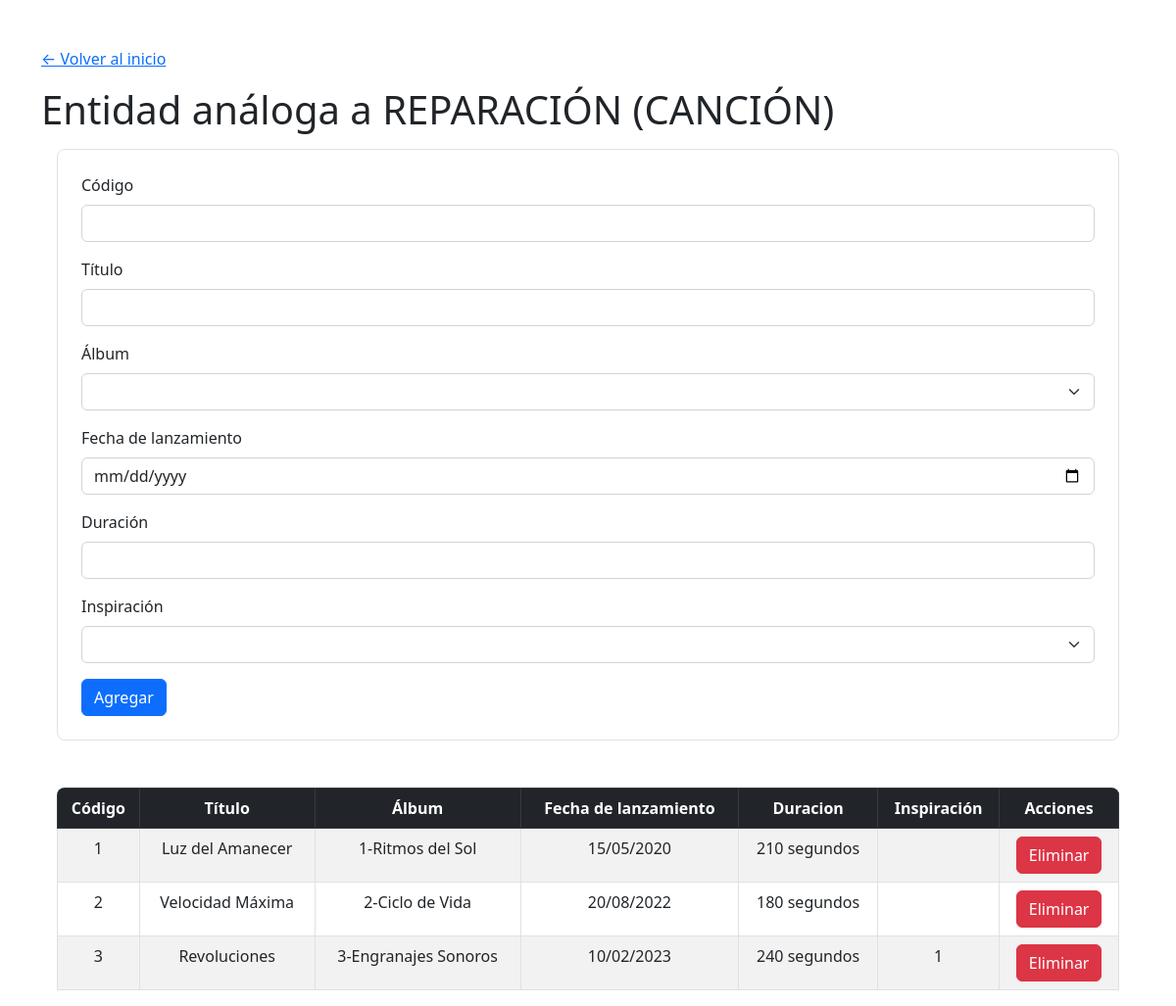
Screenshot of /cancion/proyecto.php with the database file from the repository.
### tables this page shows
CREATE TABLE CANCION(
    CODIGO INT PRIMARY KEY,
    TITULO VARCHAR(30) NOT NULL,
    FECHA_LANZAMIENTO DATE NOT NULL,
    DURACION INT NOT NULL,
    CODIGO_ALBUM INT,
    CODIGO_INSPIRACION INT, 
    FOREIGN KEY(CODIGO_INSPIRACION) REFERENCES CANCION(CODIGO),
    FOREIGN KEY(CODIGO_ALBUM) REFERENCES ALBUM(CODIGO),

    CHECK(CODIGO != CODIGO_INSPIRACION),
    CHECK(CODIGO >= 0),
    CHECK(CODIGO_ALBUM >= 0),
    CHECK(CODIGO_INSPIRACION >= 0),
    CHECK(DURACION >= 0)
);

CREATE TABLE ALBUM(
    CODIGO INT PRIMARY KEY,
    TITULO VARCHAR(30) NOT NULL,
    ANO_LANZAMIENTO INT NOT NULL,
    CREDITOS VARCHAR(255) NOT NULL,
    CODIGO_ARTISTA INT NOT NULL,
    FOREIGN KEY (CODIGO_ARTISTA) REFERENCES ARTISTA(CODIGO),
    CHECK(CODIGO >= 0),
    CHECK(CODIGO_ARTISTA >= 0),
    CHECK(ANO_LANZAMIENTO > 0)
);

### album/empresa_select.php (called while the page is built, shortened)
<?php
require('../config/conexion.php');
$query = "SELECT ALBUM.CODIGO, ALBUM.TITULO, ALBUM.ANO_LANZAMIENTO, ALBUM.CREDITOS, ALBUM.CODIGO_ARTISTA,
                 ARTISTA.NOMBRE_ARTISTICO
          FROM ALBUM
          JOIN ARTISTA ON ALBUM.CODIGO_ARTISTA = ARTISTA.CODIGO";
$resultadoEmpresa = mysqli_query($conn, $query) or die(mysqli_error($conn));

### cancion/proyecto_select.php (called while the page is built, shortened)
<?php
require('../config/conexion.php');
$query = "SELECT
    CANCION.CODIGO,
    CANCION.TITULO,
    CANCION.FECHA_LANZAMIENTO,
    CANCION.DURACION,
    CANCION.CODIGO_ALBUM,
    CANCION.CODIGO_INSPIRACION,
    ALBUM.TITULO AS NOMBRE_ALBUM
        FROM CANCION
        JOIN ALBUM ON CANCION.CODIGO_ALBUM = ALBUM.CODIGO;";
$resultadoProyecto = mysqli_query($conn, $query) or die(mysqli_error($conn));

### cancion/proyecto.php (the view, shortened to what this page needs)
<?php
include "../includes/header.php";
?>
<h1 class="mt-3">Entidad análoga a REPARACIÓN (CANCIÓN)</h1>
<div class="formulario p-4 m-3 border rounded-3">
    <form action="proyecto_insert.php" method="post" class="form-group">
        <div class="mb-3">
            <label for="codigo" class="form-label">Código</label>
            <input type="number" class="form-control" id="codigo" name="codigo" required>
        </div>
        <div class="mb-3">
            <label for="titulo" class="form-label">Título</label>
            <input type="text" class="form-control" id="titulo" name="titulo" required>
        </div>
        <div class="mb-3">
            <label for="album" class="form-label">Álbum</label>
            <select name="album" id="album" class="form-select">
                <option value="" selected disabled hidden></option>
                <?php
                require("../album/empresa_select.php");
                if($resultadoEmpresa):
                    foreach ($resultadoEmpresa as $fila):
                ?>
                <?php
                    endforeach;
                endif;
                ?>
            </select>
        </div>
        <div class="mb-3">
            <label for="fechalanzamiento" class="form-label">Fecha de lanzamiento</label>
            <input type="date" class="form-control" id="fechalanzamiento" name="fechalanzamiento" required>
        </div>
        <div class="mb-3">
            <label for="duracion" class="form-label">Duración</label>
            <input type="number" class="form-control" id="duracion" name="duracion" required>
        </div>
        <div class="mb-3">
            <label for="inspiracion" class="form-label">Inspiración</label>
            <select name="inspiracion" id="inspiracion" class="form-select">
                <option value="NULL" selected disabled hidden></option>
                <?php
                require("../cancion/proyecto_select.php");
                if($resultadoProyecto):
                    foreach ($resultadoProyecto as $fila):
                ?>
                <?php
                    endforeach;
                endif;
                ?>
            </select>
        </div>
        <button type="submit" class="btn btn-primary">Agregar</button>
    </form>
</div>
<?php
require("proyecto_select.php");
if($resultadoProyecto and $resultadoProyecto->num_rows > 0):
?>
<div class="tabla mt-5 mx-3 rounded-3 overflow-hidden">
    <table class="table table-striped table-bordered">
        <thead class="table-dark">
            <tr>
                <th scope="col" class="text-center">Código</th>
                <th scope="col" class="text-center">Título</th>
                <th scope="col" class="text-center">Álbum</th>
                <th scope="col" class="text-center">Fecha de lanzamiento</th>
                <th scope="col" class="text-center">Duracion</th>
                <th scope="col" class="text-center">Inspiración</th>
                <th scope="col" class="text-center">Acciones</th>
            </tr>
        </thead>
        <tbody>
            <?php
            foreach ($resultadoProyecto as $fila):
            ?>
            <tr>
                <td class="text-center"><?= $fila["CODIGO"]; ?></td>
                <td class="text-center"><?= $fila["TITULO"]; ?></td>
                <td class="text-center"><?= $fila["CODIGO_ALBUM"]; ?>-<?= $fila["NOMBRE_ALBUM"]; ?> </td>
                <td class="text-center"><?= date("d/m/Y", strtotime($fila["FECHA_LANZAMIENTO"])); ?></td>
                <td class="text-center"><?= $fila["DURACION"]; ?> segundos</td>
                <td class="text-center"><?= $fila["CODIGO_INSPIRACION"]; ?></td>
                <td class="text-center">
                    <form action="proyecto_delete.php" method="post">
                        <button type="submit" class="btn btn-danger">Eliminar</button>
                    </form>
                </td>
            </tr>
            <?php
            endforeach;
            ?>
        </tbody>
    </table>
</div>
<?php
endif;
include "../includes/footer.php";
?>

### rows the page displays
cancion: CODIGO "1", TITULO "Luz del Amanecer", CODIGO_ALBUM "1", CODIGO_ALBUM.TITULO "Ritmos del Sol", FECHA_LANZAMIENTO "15/05/2020", DURACION "210"
cancion: CODIGO "2", TITULO "Velocidad Máxima", CODIGO_ALBUM "2", CODIGO_ALBUM.TITULO "Ciclo de Vida", FECHA_LANZAMIENTO "20/08/2022", DURACION "180"
cancion: CODIGO "3", TITULO "Revoluciones", CODIGO_ALBUM "3", CODIGO_ALBUM.TITULO "Engranajes Sonoros", FECHA_LANZAMIENTO "10/02/2023", DURACION "240", CODIGO_INSPIRACION "1"
